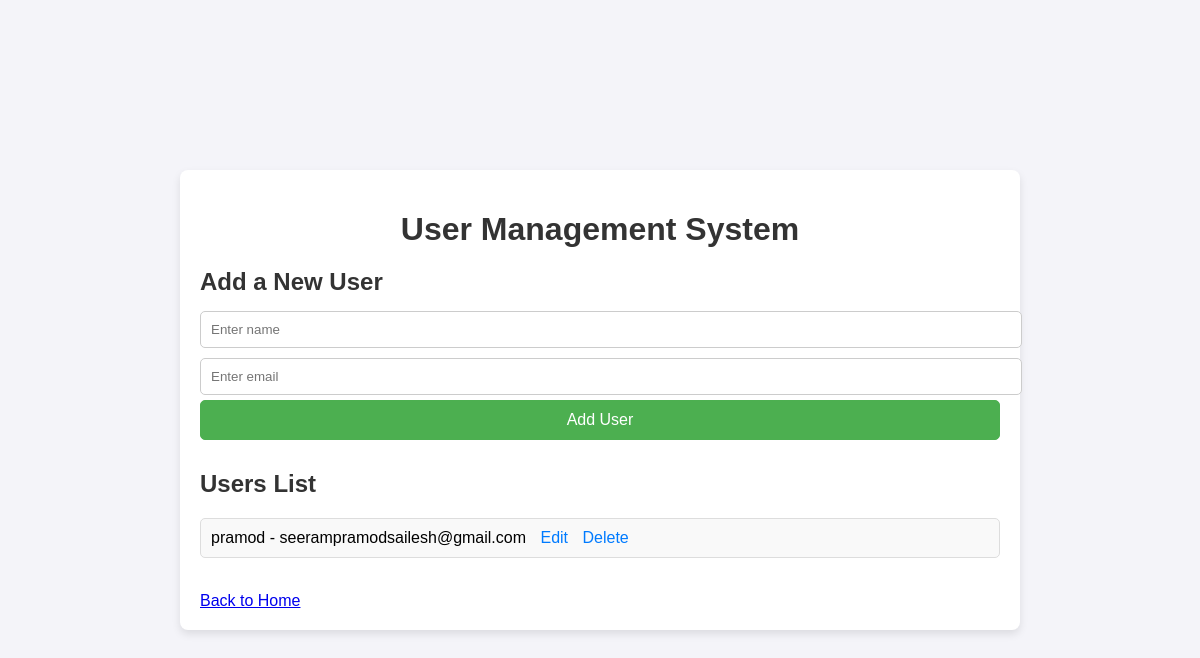
Before: / with the older database file.
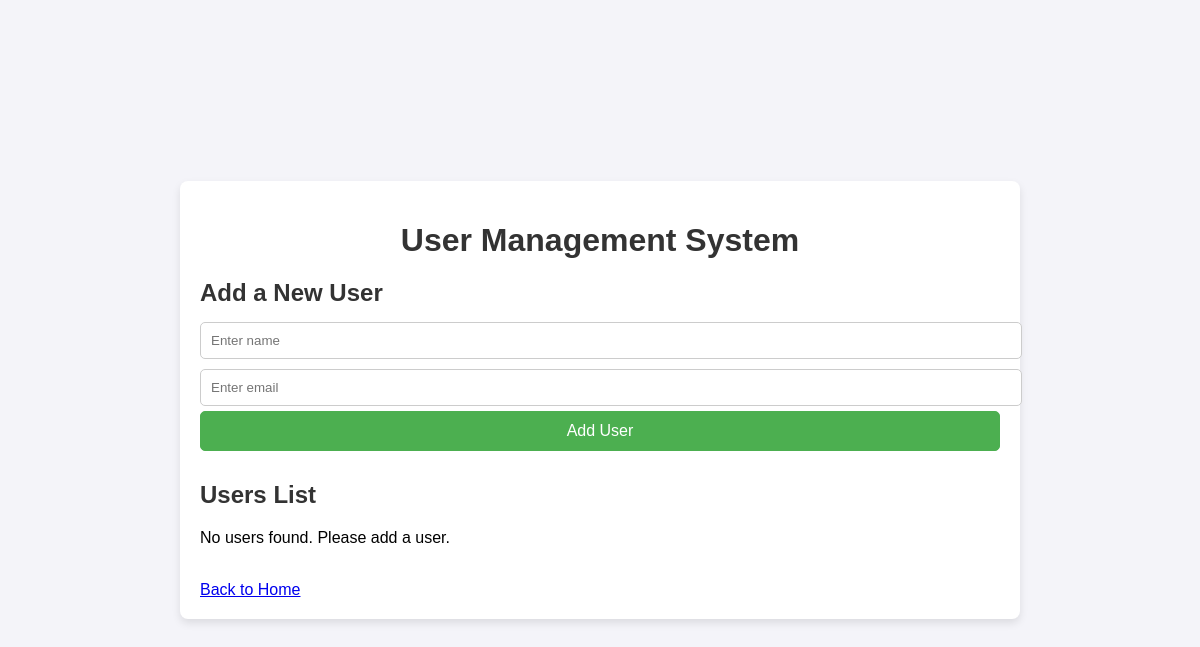
After: the same page with the newer database file.
### mainapp/models.py (models this page shows)
class User(Base):
    __tablename__ = "users"
    id = Column(Integer, primary_key=True, index=True)
    name = Column(String, index=True)
    email = Column(String, unique=True, index=True)

### mainapp/main.py (the view)
@app.get("/")
def home(request: Request, db: Session = Depends(get_db)):
    users = db.query(models.User).all()
    return templates.TemplateResponse("index.html", {"request": request, "users": users, "success_message": None})

### mainapp/templates/index.html (shortened to what this page needs)
<!DOCTYPE html>
<html lang="en">
<head>
    <link rel="stylesheet" href="/static/style.css">
</head>
<body>
    <div class="container">
        <header>
            <h1>User Management System</h1>
        </header>
        <div class="form-container">
            <h2>Add a New User</h2>
            <form action="/add_user/" method="post">
                <input type="text" name="name" placeholder="Enter name" required><br>
                <input type="email" name="email" placeholder="Enter email" required><br>
                <button type="submit">Add User</button>
            </form>
        </div>
        <div class="user-list">
            <h2>Users List</h2>
            {% if users %}
                <ul>
                    {% for user in users %}
                        <li>
                            {{ user.name }} - {{ user.email }}
                            <a href="/update_user/{{ user.id }}">Edit</a>
                            <a href="/delete_user/{{ user.id }}" onclick="return confirm('Are you sure you want to delete this user?')">Delete</a>
                        </li>
                    {% endfor %}
                </ul>
            {% else %}
                <p>No users found. Please add a user.</p>
            {% endif %}
        </div>
        <br>
        <a href="/">Back to Home</a>
    </div>
</body>
</html>

### mainapp/static/style.css (style rules this page uses)
body { font-family: Arial, sans-serif; background-color: #f4f4f9; margin: 0; padding: 0; display: flex; justify-content: center; align-items: center; height: 100vh; }
.container { width: 100%; max-width: 800px; padding: 20px; background-color: white; box-shadow: 0 4px 8px rgba(0, 0, 0, 0.1); border-radius: 8px; }
header { text-align: center; }
header h1 { color: #333; font-size: 2rem; margin-bottom: 20px; }
.form-container { margin-bottom: 30px; }
.form-container h2 { color: #333; margin-bottom: 10px; }
.form-container input { width: 100%; padding: 10px; margin: 5px 0; border-radius: 5px; border: 1px solid #ccc; }
.form-container button { width: 100%; padding: 10px; border-radius: 5px; border: 1px solid #4CAF50; background-color: #4CAF50; color: white; font-size: 1rem; cursor: pointer; }
.user-list h2 { color: #333; }

Changed rows visible on the page:
removed User: name "pramod", email "seerampramodsailesh@gmail.com"
Other visible differences:
text now shown: "No users found. Please add a user."
